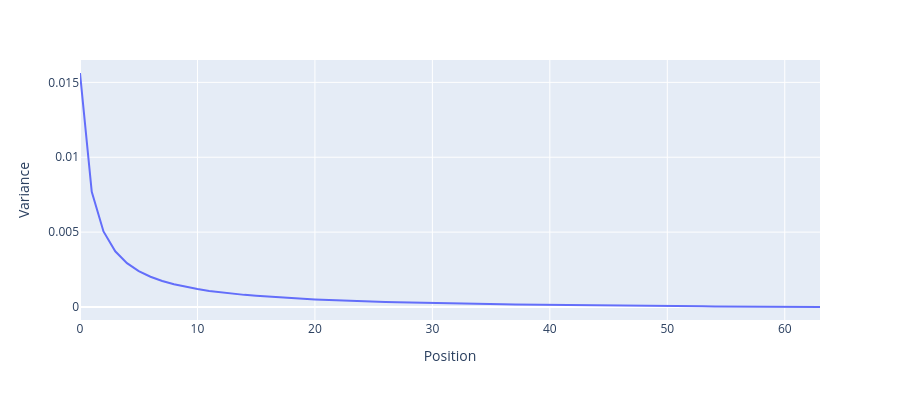

Write notebook code for a chart like this one.
### Code cell
line(cache['blocks.0.attn.hook_pattern'].mean(0).squeeze(0).var(-1), xaxis='Position', yaxis='Variance')

### Figure 1 — Plotly figure (JSON) as saved in the notebook; plotly's stock layout.template omitted (floating-point values rounded to 4 significant figures)
{"data": [{"hovertemplate": "variable=0<br>index=%{x}<br>value=%{y}<extra></extra>", "legendgroup": "0", "line": {"color": "#636efa", "dash": "solid"}, "marker": {"symbol": "circle"}, "mode": "lines", "name": "0", "orientation": "v", "showlegend": true, "type": "scatter", "x": [0, 1, 2, 3, 4, 5, 6, 7, 8, 9, 10, 11, 12, 13, 14, 15, 16, 17, 18, 19, 20, 21, 22, 23, 24, 25, 26, 27, 28, 29, 30, 31, 32, 33, 34, 35, 36, 37, 38, 39, 40, 41, 42, 43, 44, 45, 46, 47, 48, 49, 50, 51, 52, 53, 54, 55, 56, 57, 58, 59, 60, 61, 62, 63], "xaxis": "x", "y": [0.01562, 0.007689, 0.005043, 0.00372, 0.002927, 0.002398, 0.00202, 0.001736, 0.001516, 0.001339, 0.001195, 0.001075, 0.000973, 0.0008858, 0.0008102, 0.0007441, 0.0006857, 0.0006339, 0.0005874, 0.0005457, 0.0005079, 0.0004735, 0.0004421, 0.0004134, 0.0003869, 0.0003625, 0.0003399, 0.0003189, 0.0002994, 0.0002811, 0.000264, 0.000248, 0.000233, 0.0002189, 0.0002055, 0.0001929, 0.000181, 0.0001697, 0.000159, 0.0001488, 0.0001391, 0.0001299, 0.0001211, 0.0001128, 0.0001047, 9.706e-05, 8.972e-05, 8.269e-05, 7.594e-05, 6.945e-05, 6.324e-05, 5.725e-05, 5.149e-05, 4.594e-05, 4.06e-05, 3.545e-05, 3.047e-05, 2.567e-05, 2.103e-05, 1.655e-05, 1.221e-05, 8.01e-06, 3.946e-06, 1.103e-08], "yaxis": "y"}], "layout": {"height": 400, "legend": {"title": {"text": ""}, "tracegroupgap": 0}, "margin": {"t": 60}, "showlegend": false, "title": {"text": ""}, "xaxis": {"anchor": "y", "domain": [0, 1], "title": {"text": "Position"}}, "yaxis": {"anchor": "x", "domain": [0, 1], "title": {"text": "Variance"}}}}
